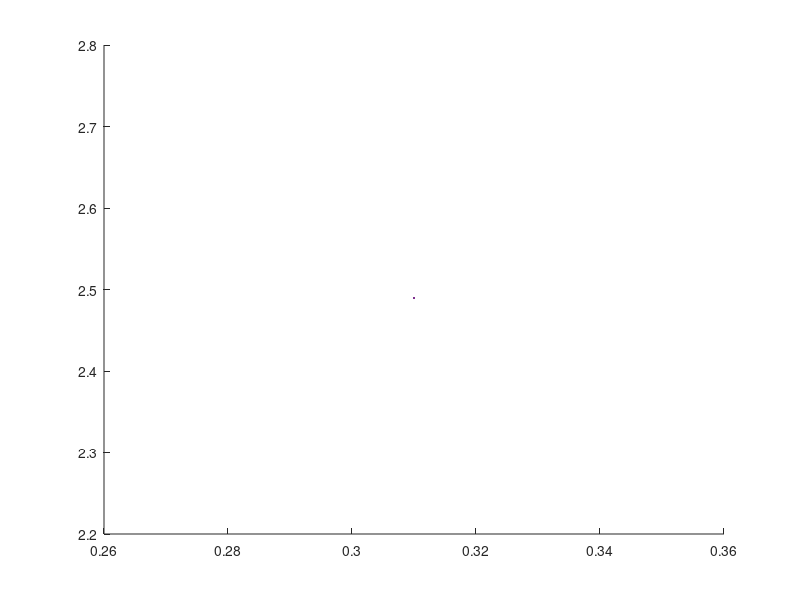

Recreate this plot in MATLAB. (Note: this script raises an error after producing the figure.)
clear; clc; close all;

%% TIME AND SOLAR CONSTANTS

n       = 2831;
Tau     = deg2rad(-1.545);
Y       = 346.71;
t_0     = -1.23;

T_total = 24*14;
dt      = 0.25;
t       = 0:dt:T_total;
N       = length(t);

omega   = 360 / T_total;

%% MOON GEOMETRY

R_moon = 1737400;
L      = deg2rad(-91);
E      = deg2rad(90);

%% SOLAR CONSTANTS

G_sc    = 1361;
I_illum = 0.3543;

%% PANEL PROPERTIES

panel_number  = 3;
panel_widths = [.4, .45, .45];
panel_heights = 0.31:0.01:0.31;

panel_eff   = 0.28;
inc_derate  = 0.95;

% Automatically distribute panels evenly
azi_p = linspace(0, 360, panel_number+1);
azi_p(end) = [];
azi_p = deg2rad(azi_p);
%% BATTERY

batt_specific_energy = 269;

%% MISSION CONSTANTS

t_mission = 24*14;

speeds = [0.005, 0.010, 0.015, 0.020, 0.025];
P_base = 25.0;

t_trav = min((1000 ./ speeds) / 3600);
E_base = P_base .* t_trav;

E_avionics_travel = 10*t_trav
E_avionics_rest   = 1.5*(t_mission - t_trav)
E_heaters         = 0.2*t_mission
E_motors          = min(E_base)

%% PAYLOAD SWEEP

payload_counts = 1:4;

mass_batt_vs_height = zeros(length(payload_counts), length(panel_heights));

%% LOOP OVER PAYLOAD COUNT

for j = 1:length(payload_counts)

    payload_num = payload_counts(j);

    % Update total energy requirement for this payload count
    E_payloads = 15 * t_mission

    E_total = E_avionics_travel + ...
              E_avionics_rest   + ...
              E_heaters         + ...
              E_payloads        + ...
              E_motors

    %% HEIGHT SWEEP LOOP

    for k = 1:length(panel_heights)

        panel_height = panel_heights(k);

        theta_dip = acos(R_moon/(R_moon + panel_height));

        P_elec_arr = zeros(1,N);

        %% TIME LOOP

        for i = 1:N

            ti = t(i);

            delta = Tau * sin(deg2rad(360/Y * (n + ti/24 - t_0)));
            H     = deg2rad(omega * (T_total/2 - ti));

            B = asin(cos(L)*cos(delta)*cos(H) + sin(L)*sin(delta));

            cosB = cos(B);

            if abs(cosB) > 1e-10
                azi_s = asin(max(-1, min(1, cos(delta)*sin(H)/cosB)));
            else
                azi_s = 0;
            end

            P_total = 0;

            if B > -theta_dip
                
                for p = 1:panel_number
                
                    cos_theta = cos(B)*cos(azi_s - azi_p(p)) + sin(B)*cos(E);
                
                    if cos_theta > 0
                
                        G_panel = G_sc * cos_theta * I_illum;
                
                        panel_area = panel_widths(p) * panel_height;
                
                        P_panel = G_panel ...
                            * panel_area ...
                            * panel_eff ...
                            * inc_derate;
                
                        P_total = P_total + P_panel;
                
                    end
                
                end


            end

            P_elec_arr(i) = P_total;

        end

        %% SOLAR ENERGY

        E_solar = trapz(t, P_elec_arr)

        %% BATTERY MASS

        E_required = max(0, E_total - E_solar)

        mass_batt_vs_height(j,k) = E_required / batt_specific_energy

    end

end

%% PLOT ALL CURVES

figure; hold on;

colors = lines(length(payload_counts));

for j = 1:length(payload_counts)

    plot(panel_heights, ...
         mass_batt_vs_height(j,:), ...
         'LineWidth',3, ...
         'Color',colors(j,:), ...
         'DisplayName',[num2str(payload_counts(j)) ' Payload(s)']);

end

% Add 2 kg reference line
yline(2, 'r--', 'LineWidth', 3, 'DisplayName', '2 kg Battery Limit');
xline(0.45, 'r--', 'LineWidth', 3, 'DisplayName', '0.45 m Height Limit');

xlabel('Solar Panel Height [m]')
ylabel('Required Battery Mass [kg]')
title('Battery Mass vs Solar Panel Height')

legend show
grid on
